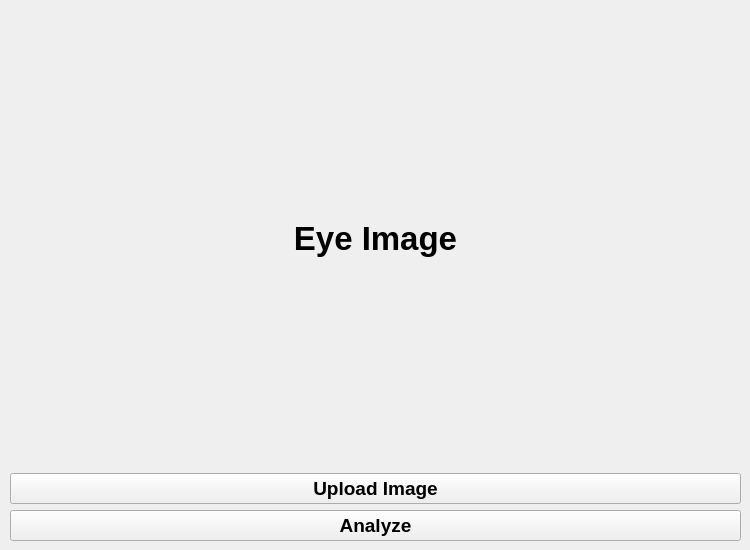
     <widget class="QWidget" name="uploadImageTab_3">
      <attribute name="title">
       <string>Upload Image</string>
      </attribute>
      <widget class="QWidget" name="layoutWidget_4">
       <property name="geometry">
        <rect>
         <x>10</x>
         <y>10</y>
         <width>731</width>
         <height>531</height>
        </rect>
       </property>
       <layout class="QVBoxLayout" name="verticalLayout_7">
        <item>
         <widget class="QLabel" name="eyeImage">
          <property name="font">
           <font>
            <family>Arial</family>
            <pointsize>25</pointsize>
            <weight>75</weight>
            <bold>true</bold>
           </font>
          </property>
          <property name="layoutDirection">
           <enum>Qt::LeftToRight</enum>
          </property>
          <property name="autoFillBackground">
           <bool>true</bool>
          </property>
          <property name="text">
           <string>Eye Image</string>
          </property>
          <property name="alignment">
           <set>Qt::AlignCenter</set>
          </property>
         </widget>
        </item>
        <item>
         <widget class="QPushButton" name="uploadEyeImage">
          <property name="font">
           <font>
            <family>Arial</family>
            <pointsize>14</pointsize>
            <weight>75</weight>
            <bold>true</bold>
           </font>
          </property>
          <property name="cursor">
           <cursorShape>PointingHandCursor</cursorShape>
          </property>
          <property name="text">
           <string>Upload Image</string>
          </property>
         </widget>
        </item>
        <item>
         <widget class="QPushButton" name="analyzeEyeImage">
          <property name="font">
           <font>
            <family>Arial</family>
            <pointsize>14</pointsize>
            <weight>75</weight>
            <bold>true</bold>
           </font>
          </property>
          <property name="cursor">
           <cursorShape>PointingHandCursor</cursorShape>
          </property>
          <property name="text">
           <string>Analyze</string>
          </property>
         </widget>
        </item>
       </layout>
      </widget>
     </widget>
